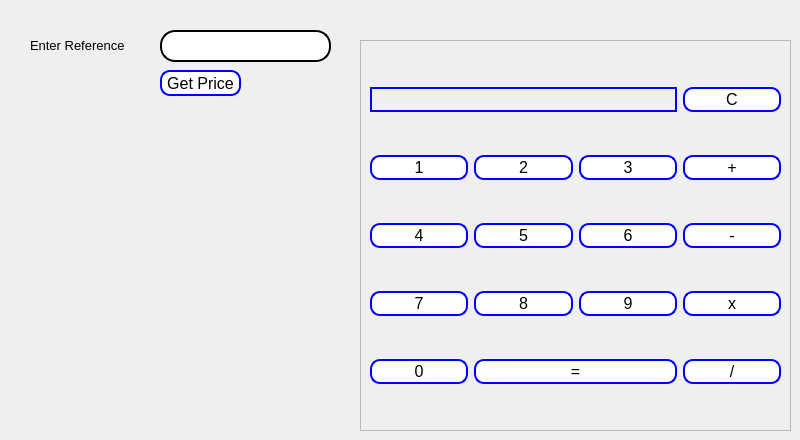
      <widget class="QWidget" name="tab_14">
       <attribute name="title">
        <string>Calculator</string>
       </attribute>
       <widget class="QFrame" name="frame_18">
        <property name="geometry">
         <rect>
          <x>360</x>
          <y>40</y>
          <width>431</width>
          <height>391</height>
         </rect>
        </property>
        <property name="frameShape">
         <enum>QFrame::StyledPanel</enum>
        </property>
        <property name="frameShadow">
         <enum>QFrame::Raised</enum>
        </property>
        <layout class="QGridLayout" name="gridLayout_6">
         <item row="5" column="3">
          <widget class="QPushButton" name="calculatorbutton_divide">
           <property name="styleSheet">
            <string notr="true">QPushButton {
        background-color: #ffffff; /* Fond blanc */
        border: 2px solid blue; /* Bordure bleue */
        border-radius: 10px; /* Coins arrondis */
        padding: 1px 2px; /* Espacement intérieur */
        color: black; /* Couleur du texte */
        font-size: 16px; /* Taille de la police */
    }

    QPushButton:hover {
        background-color: blue; /* Nouvelle couleur de fond au survol */
        color: white; /* Nouvelle couleur de texte au survol */
    }</string>
           </property>
           <property name="text">
            <string>/</string>
           </property>
          </widget>
         </item>
         <item row="3" column="0">
          <widget class="QPushButton" name="calculatorbutton_4">
           <property name="styleSheet">
            <string notr="true">QPushButton {
        background-color: #ffffff; /* Fond blanc */
        border: 2px solid blue; /* Bordure bleue */
        border-radius: 10px; /* Coins arrondis */
        padding: 1px 2px; /* Espacement intérieur */
        color: black; /* Couleur du texte */
        font-size: 16px; /* Taille de la police */
    }

    QPushButton:hover {
        background-color: blue; /* Nouvelle couleur de fond au survol */
        color: white; /* Nouvelle couleur de texte au survol */
    }</string>
           </property>
           <property name="text">
            <string>4</string>
           </property>
          </widget>
         </item>
         <item row="4" column="0">
          <widget class="QPushButton" name="calculatorbutton_7">
           <property name="styleSheet">
            <string notr="true">QPushButton {
        background-color: #ffffff; /* Fond blanc */
        border: 2px solid blue; /* Bordure bleue */
        border-radius: 10px; /* Coins arrondis */
        padding: 1px 2px; /* Espacement intérieur */
        color: black; /* Couleur du texte */
        font-size: 16px; /* Taille de la police */
    }

    QPushButton:hover {
        background-color: blue; /* Nouvelle couleur de fond au survol */
        color: white; /* Nouvelle couleur de texte au survol */
    }</string>
           </property>
           <property name="text">
            <string>7</string>
           </property>
          </widget>
         </item>
         <item row="2" column="0">
          <widget class="QPushButton" name="calculatorbutton_1">
           <property name="styleSheet">
            <string notr="true">QPushButton {
        background-color: #ffffff; /* Fond blanc */
        border: 2px solid blue; /* Bordure bleue */
        border-radius: 10px; /* Coins arrondis */
        padding: 1px 2px; /* Espacement intérieur */
        color: black; /* Couleur du texte */
        font-size: 16px; /* Taille de la police */
    }

    QPushButton:hover {
        background-color: blue; /* Nouvelle couleur de fond au survol */
        color: white; /* Nouvelle couleur de texte au survol */
    }</string>
           </property>
           <property name="text">
            <string>1</string>
           </property>
          </widget>
         </item>
         <item row="3" column="1">
          <widget class="QPushButton" name="calculatorbutton_5">
           <property name="styleSheet">
            <string notr="true">QPushButton {
        background-color: #ffffff; /* Fond blanc */
        border: 2px solid blue; /* Bordure bleue */
        border-radius: 10px; /* Coins arrondis */
        padding: 1px 2px; /* Espacement intérieur */
        color: black; /* Couleur du texte */
        font-size: 16px; /* Taille de la police */
    }

    QPushButton:hover {
        background-color: blue; /* Nouvelle couleur de fond au survol */
        color: white; /* Nouvelle couleur de texte au survol */
    }</string>
           </property>
           <property name="text">
            <string>5</string>
           </property>
          </widget>
         </item>
         <item row="4" column="1">
          <widget class="QPushButton" name="calculatorbutton_8">
           <property name="styleSheet">
            <string notr="true">QPushButton {
        background-color: #ffffff; /* Fond blanc */
        border: 2px solid blue; /* Bordure bleue */
        border-radius: 10px; /* Coins arrondis */
        padding: 1px 2px; /* Espacement intérieur */
        color: black; /* Couleur du texte */
        font-size: 16px; /* Taille de la police */
    }

    QPushButton:hover {
        background-color: blue; /* Nouvelle couleur de fond au survol */
        color: white; /* Nouvelle couleur de texte au survol */
    }</string>
           </property>
           <property name="text">
            <string>8</string>
           </property>
          </widget>
         </item>
         <item row="1" column="3">
          <widget class="QPushButton" name="calculatorbutton_clear">
           <property name="styleSheet">
            <string notr="true">QPushButton {
        background-color: #ffffff; /* Fond blanc */
        border: 2px solid blue; /* Bordure bleue */
        border-radius: 10px; /* Coins arrondis */
        padding: 1px 2px; /* Espacement intérieur */
        color: black; /* Couleur du texte */
        font-size: 16px; /* Taille de la police */
    }

    QPushButton:hover {
        background-color: blue; /* Nouvelle couleur de fond au survol */
        color: white; /* Nouvelle couleur de texte au survol */
    }</string>
           </property>
           <property name="text">
            <string>C</string>
           </property>
          </widget>
         </item>
         <item row="2" column="3">
          <widget class="QPushButton" name="calculatorbutton_plus">
           <property name="styleSheet">
            <string notr="true">QPushButton {
        background-color: #ffffff; /* Fond blanc */
        border: 2px solid blue; /* Bordure bleue */
        border-radius: 10px; /* Coins arrondis */
        padding: 1px 2px; /* Espacement intérieur */
        color: black; /* Couleur du texte */
        font-size: 16px; /* Taille de la police */
    }

    QPushButton:hover {
        background-color: blue; /* Nouvelle couleur de fond au survol */
        color: white; /* Nouvelle couleur de texte au survol */
    }</string>
           </property>
           <property name="text">
            <string>+</string>
           </property>
          </widget>
         </item>
         <item row="5" column="1" colspan="2">
          <widget class="QPushButton" name="calculatorbutton_equals">
           <property name="styleSheet">
            <string notr="true">QPushButton {
        background-color: #ffffff; /* Fond blanc */
        border: 2px solid blue; /* Bordure bleue */
        border-radius: 10px; /* Coins arrondis */
        padding: 1px 2px; /* Espacement intérieur */
        color: black; /* Couleur du texte */
        font-size: 16px; /* Taille de la police */
    }

    QPushButton:hover {
        background-color: blue; /* Nouvelle couleur de fond au survol */
        color: white; /* Nouvelle couleur de texte au survol */
    }</string>
           </property>
           <property name="text">
            <string>=</string>
           </property>
          </widget>
         </item>
         <item row="4" column="2">
          <widget class="QPushButton" name="calculatorbutton_9">
           <property name="styleSheet">
            <string notr="true">QPushButton {
        background-color: #ffffff; /* Fond blanc */
        border: 2px solid blue; /* Bordure bleue */
        border-radius: 10px; /* Coins arrondis */
        padding: 1px 2px; /* Espacement intérieur */
        color: black; /* Couleur du texte */
        font-size: 16px; /* Taille de la police */
    }

    QPushButton:hover {
        background-color: blue; /* Nouvelle couleur de fond au survol */
        color: white; /* Nouvelle couleur de texte au survol */
    }</string>
           </property>
           <property name="text">
            <string>9</string>
           </property>
          </widget>
         </item>
         <item row="2" column="2">
          <widget class="QPushButton" name="calculatorbutton_3">
           <property name="styleSheet">
            <string notr="true">QPushButton {
        background-color: #ffffff; /* Fond blanc */
        border: 2px solid blue; /* Bordure bleue */
        border-radius: 10px; /* Coins arrondis */
        padding: 1px 2px; /* Espacement intérieur */
        color: black; /* Couleur du texte */
        font-size: 16px; /* Taille de la police */
    }

    QPushButton:hover {
        background-color: blue; /* Nouvelle couleur de fond au survol */
        color: white; /* Nouvelle couleur de texte au survol */
    }</string>
           </property>
           <property name="text">
            <string>3</string>
           </property>
          </widget>
         </item>
         <item row="2" column="1">
          <widget class="QPushButton" name="calculatorbutton_2">
           <property name="styleSheet">
            <string notr="true">QPushButton {
        background-color: #ffffff; /* Fond blanc */
        border: 2px solid blue; /* Bordure bleue */
        border-radius: 10px; /* Coins arrondis */
        padding: 1px 2px; /* Espacement intérieur */
        color: black; /* Couleur du texte */
        font-size: 16px; /* Taille de la police */
    }

    QPushButton:hover {
        background-color: blue; /* Nouvelle couleur de fond au survol */
        color: white; /* Nouvelle couleur de texte au survol */
    }</string>
           </property>
           <property name="text">
            <string>2</string>
           </property>
          </widget>
         </item>
         <item row="3" column="3">
          <widget class="QPushButton" name="calculatorbutton_minus">
           <property name="styleSheet">
            <string notr="true">QPushButton {
        background-color: #ffffff; /* Fond blanc */
        border: 2px solid blue; /* Bordure bleue */
        border-radius: 10px; /* Coins arrondis */
        padding: 1px 2px; /* Espacement intérieur */
        color: black; /* Couleur du texte */
        font-size: 16px; /* Taille de la police */
    }

    QPushButton:hover {
        background-color: blue; /* Nouvelle couleur de fond au survol */
        color: white; /* Nouvelle couleur de texte au survol */
    }</string>
           </property>
           <property name="text">
            <string>-</string>
           </property>
          </widget>
         </item>
         <item row="3" column="2">
          <widget class="QPushButton" name="calculatorbutton_6">
           <property name="styleSheet">
            <string notr="true">QPushButton {
        background-color: #ffffff; /* Fond blanc */
        border: 2px solid blue; /* Bordure bleue */
        border-radius: 10px; /* Coins arrondis */
        padding: 1px 2px; /* Espacement intérieur */
        color: black; /* Couleur du texte */
        font-size: 16px; /* Taille de la police */
    }

    QPushButton:hover {
        background-color: blue; /* Nouvelle couleur de fond au survol */
        color: white; /* Nouvelle couleur de texte au survol */
    }</string>
           </property>
           <property name="text">
            <string>6</string>
           </property>
          </widget>
         </item>
         <item row="5" column="0">
          <widget class="QPushButton" name="calculatorbutton_0">
           <property name="styleSheet">
            <string notr="true">QPushButton {
        background-color: #ffffff; /* Fond blanc */
        border: 2px solid blue; /* Bordure bleue */
        border-radius: 10px; /* Coins arrondis */
        padding: 1px 2px; /* Espacement intérieur */
        color: black; /* Couleur du texte */
        font-size: 16px; /* Taille de la police */
    }

    QPushButton:hover {
        background-color: blue; /* Nouvelle couleur de fond au survol */
        color: white; /* Nouvelle couleur de texte au survol */
    }</string>
           </property>
           <property name="text">
            <string>0</string>
           </property>
          </widget>
         </item>
         <item row="4" column="3">
          <widget class="QPushButton" name="calculatorbutton_multiply">
           <property name="styleSheet">
            <string notr="true">QPushButton {
        background-color: #ffffff; /* Fond blanc */
        border: 2px solid blue; /* Bordure bleue */
        border-radius: 10px; /* Coins arrondis */
        padding: 1px 2px; /* Espacement intérieur */
        color: black; /* Couleur du texte */
        font-size: 16px; /* Taille de la police */
    }

    QPushButton:hover {
        background-color: blue; /* Nouvelle couleur de fond au survol */
        color: white; /* Nouvelle couleur de texte au survol */
    }</string>
           </property>
           <property name="text">
            <string>x</string>
           </property>
          </widget>
         </item>
         <item row="1" column="0" colspan="3">
          <widget class="QLabel" name="calculatorDisplay">
           <property name="styleSheet">
            <string notr="true">QLabel {
	font: 16pt &quot;MS Shell Dlg 2&quot;;
    border: 2px solid blue;
}</string>
           </property>
           <property name="text">
            <string/>
           </property>
          </widget>
         </item>
        </layout>
       </widget>
       <widget class="QLineEdit" name="calculatorlineedit">
        <property name="geometry">
         <rect>
          <x>160</x>
          <y>30</y>
          <width>171</width>
          <height>32</height>
         </rect>
        </property>
        <property name="styleSheet">
         <string notr="true">QLineEdit {
        border: 2px solid black;
        border-radius: 15px;
        padding: 5px;
        background-color: rgba(255, 255, 255);
        color: black;
    }

    QLineEdit:focus {
        border-color: black;
        background-color: rgba(248, 248, 248, 1);
    }
    </string>
        </property>
       </widget>
       <widget class="QLabel" name="label_75">
        <property name="geometry">
         <rect>
          <x>30</x>
          <y>30</y>
          <width>131</width>
          <height>31</height>
         </rect>
        </property>
        <property name="font">
         <font>
          <family>MS Shell Dlg 2</family>
          <pointsize>10</pointsize>
          <weight>50</weight>
          <italic>false</italic>
          <bold>false</bold>
         </font>
        </property>
        <property name="styleSheet">
         <string notr="true">font: 10pt &quot;MS Shell Dlg 2&quot;;</string>
        </property>
        <property name="text">
         <string>Enter Reference</string>
        </property>
       </widget>
       <widget class="QPushButton" name="calculatorref">
        <property name="geometry">
         <rect>
          <x>160</x>
          <y>70</y>
          <width>81</width>
          <height>26</height>
         </rect>
        </property>
        <property name="styleSheet">
         <string notr="true">QPushButton {
        background-color: #ffffff; /* Fond blanc */
        border: 2px solid blue; /* Bordure bleue */
        border-radius: 10px; /* Coins arrondis */
        padding: 1px 2px; /* Espacement intérieur */
        color: black; /* Couleur du texte */
        font-size: 16px; /* Taille de la police */
    }

    QPushButton:hover {
        background-color: blue; /* Nouvelle couleur de fond au survol */
        color: white; /* Nouvelle couleur de texte au survol */
    }</string>
        </property>
        <property name="text">
         <string>Get Price</string>
        </property>
       </widget>
      </widget>
